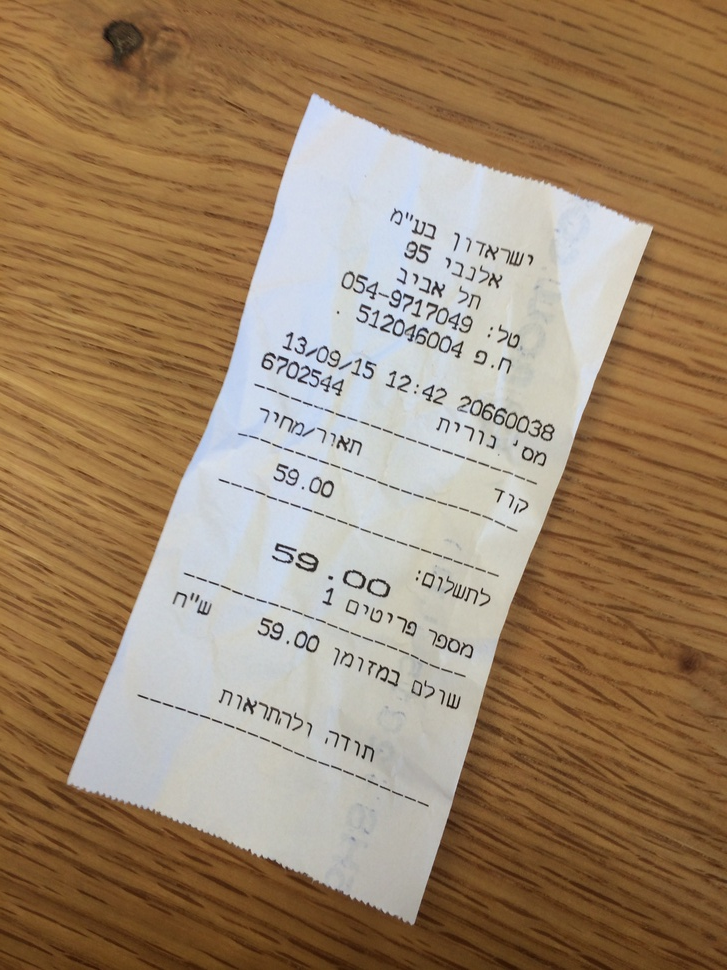
//> input picture ocr/pics/heb.jpg, 727 x 970 px, shrunk from 2448 x 3264 before the run
$ ./canny_borders ./pics/heb.jpg   (built with g++ and OpenCV 4)
//> lines starting //> are read from the running program, lines starting //| are printed output that depends on the picture; after the words box and inside, x2 and y2 are one past the last pixel; in counts of white or black regions, pixels touching at a corner belong together

// TODO - go on from here...
// http://docs.opencv.org/doc/tutorials/imgproc/imgtrans/hough_lines/hough_lines.html

// compile
// g++ $(pkg-config --cflags --libs opencv) canny_borders.cc -o canny_borders && ./canny_borders ./pics/heb.jpg

// outputs to ./img_pre/c1.jpg

// Fred Weinhaus image ready
// http://www.fmwconcepts.com/imagemagick/textcleaner/index.php
// ./textcleaner -g -e none -f 100 -o 3 pics/heb.jpg ./img_pre/heb.jpg

#include "opencv2/imgproc/imgproc.hpp"
#include "opencv2/highgui/highgui.hpp"
#include <stdlib.h>
#include <stdio.h>

using namespace cv;

/// Global variables

Mat src, src_gray;
Mat dst, detected_edges;

int edgeThresh = 1;
int lowThreshold;
int const max_lowThreshold = 100;
int ratio = 3;
int kernel_size = 3;
char* window_name = "Edge Map";

std::vector<cv::Rect> detectLetters(cv::Mat img)
{
    // cv::namedWindow("Display Image", cv::WINDOW_NORMAL );

    std::vector<cv::Rect> boundRect;
    cv::Mat element, img_morph;

    element = getStructuringElement(cv::MORPH_RECT, cv::Size(17, 3) );
    cv::morphologyEx(img, img_morph, CV_MOP_CLOSE, element); //Does the trick

    cv::cvtColor(img_morph, img_morph, CV_RGB2GRAY);

    std::vector< std::vector< cv::Point> > contours;
    cv::findContours(img_morph, contours, 0, 1);
    std::vector<std::vector<cv::Point> > contours_poly( contours.size() );

    for( int i = 0; i < contours.size(); ++i )

      if (contours[i].size()>100) /*what's this shit 100?*/
        {
            cv::approxPolyDP( cv::Mat(contours[i]), contours_poly[i], 3, true );
            cv::Rect appRect( boundingRect( cv::Mat(contours_poly[i]) ));
            if (appRect.width>appRect.height)
                boundRect.push_back(appRect);
        }
    return boundRect;
}

/**
 * @function CannyThreshold
 * @brief Trackbar callback - Canny thresholds input with a ratio 1:3
 */
void CannyThreshold(int, void*)
{
  /// Reduce noise with a kernel 3x3
  blur( src_gray, detected_edges, Size(3,3) );

  lowThreshold = 50;

  /// Canny detector
  Canny( detected_edges, detected_edges, lowThreshold, lowThreshold*ratio, kernel_size );

  /// Using Canny's output as a mask, we display our result
  dst = Scalar::all(0);

  src.copyTo( dst, detected_edges);
  // imshow( window_name, dst );
  // cv::imwrite( "./img_pre/c0.jpg", dst);

  //Detect
  std::vector<cv::Rect> letterBBoxes1=detectLetters(dst);

  for ( int i=0; i< letterBBoxes1.size(); i++ ) {

      // DEBUG - un-mark for debug
      cv::rectangle(dst,letterBBoxes1[i],cv::Scalar(0,255,0),3,8,0);
  }

  cv::imwrite( "./img_pre/c1.jpg", dst);

 }

/** @function main */
int main( int argc, char** argv )
{
  /// Load an image
  src = imread( argv[1] );
//> src is the input picture: 970 rows x 727 cols, CV_8UC3; mean B, G, R 107, 133.6, 157.7

  if( !src.data )
  { return -1; }

  /// Create a matrix of the same type and size as src (for dst)
  dst.create( src.size(), src.type() );

  /// Convert the image to grayscale
  cvtColor( src, src_gray, CV_BGR2GRAY );
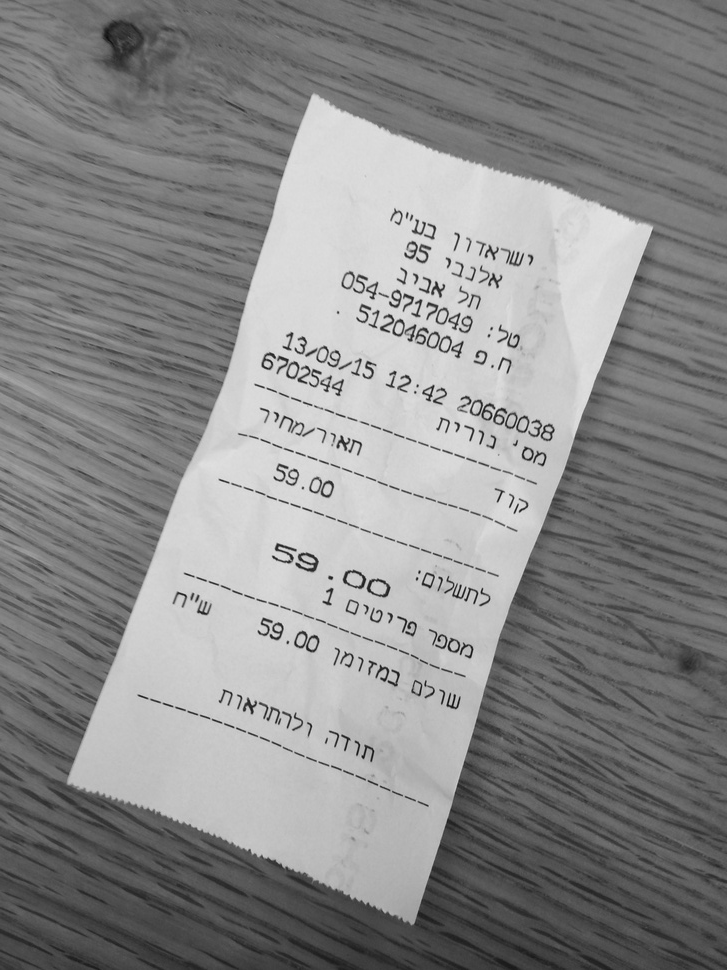
//> src_gray: 970 rows x 727 cols, CV_8UC1; min 11, max 230, mean 137.7

  /// Create a window
  // namedWindow( window_name, CV_WINDOW_AUTOSIZE );

  /// Create a Trackbar for user to enter threshold
  // createTrackbar( "Min Threshold:", window_name, &lowThreshold, max_lowThreshold, CannyThreshold );

  /// Show the image
  CannyThreshold(0, 0);
//> in CannyThreshold, `Canny( detected_edges, detected_edges, lowThreshold, lowThreshold*rati..`:
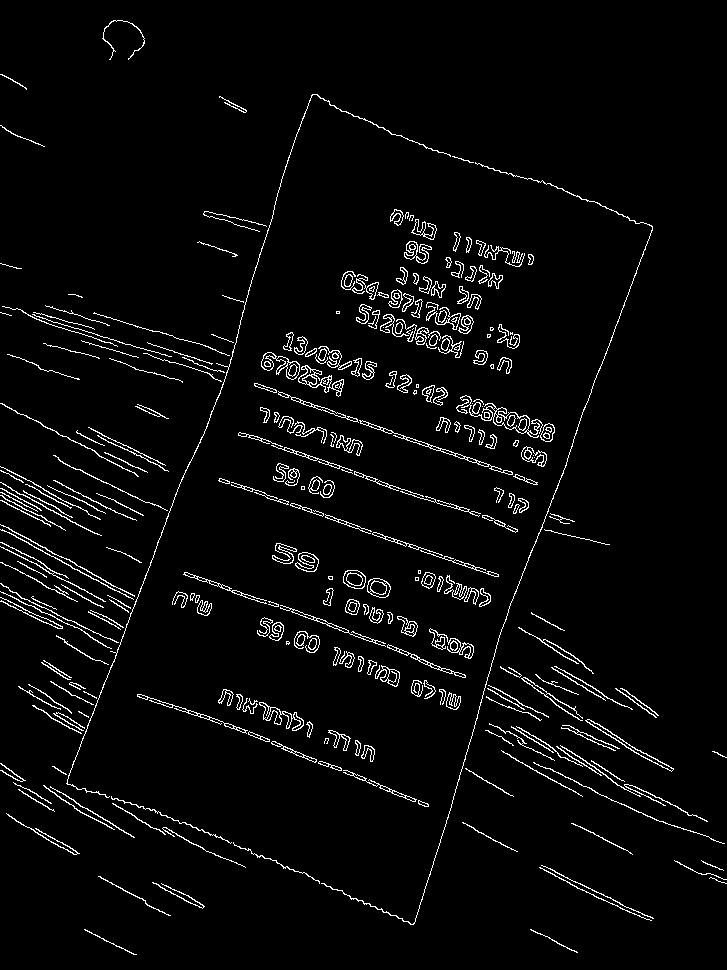
//> detected_edges: 970 rows x 727 cols, CV_8UC1; 3.7% white in thin lines or dots
//> in CannyThreshold, `src.copyTo( dst, detected_edges);`:
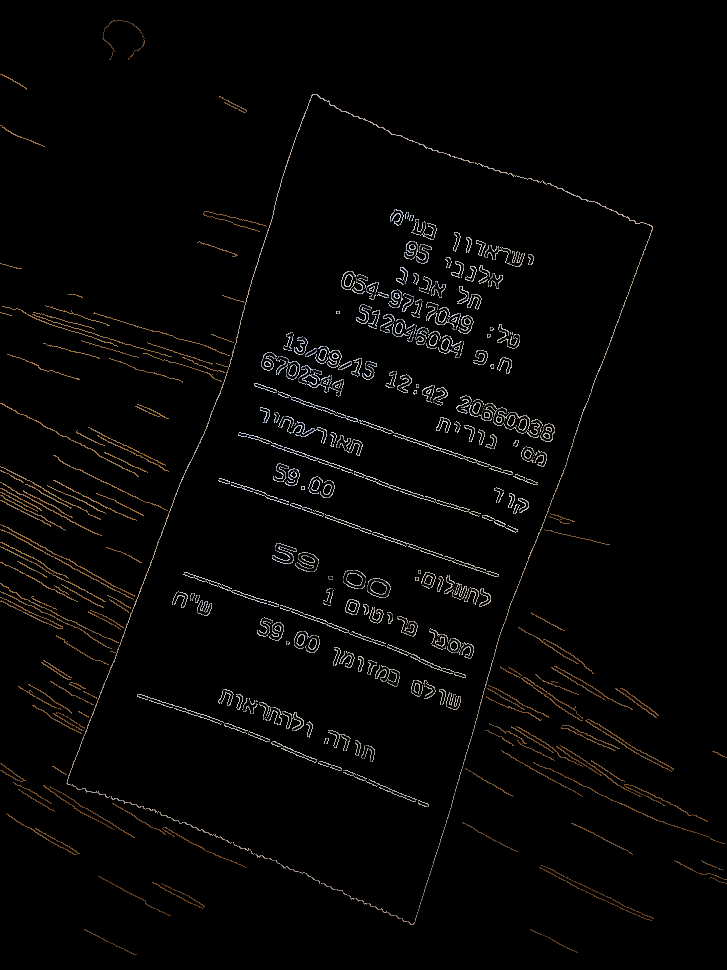
//> dst: 970 rows x 727 cols, CV_8UC3; mean B, G, R 4.4, 5, 5.7
//> in detectLetters, `cv::morphologyEx(img, img_morph, CV_MOP_CLOSE, element);`:
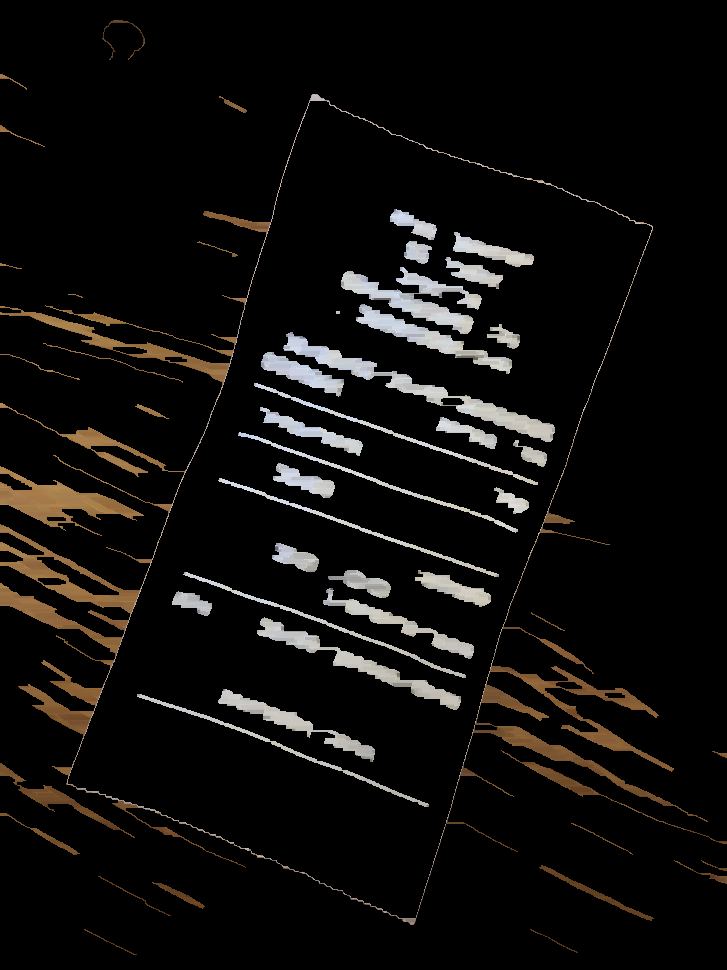
//> img_morph: 970 rows x 727 cols, CV_8UC3; mean B, G, R 12.2, 13.9, 15.4
//> in detectLetters, `cv::cvtColor(img_morph, img_morph, CV_RGB2GRAY);`:
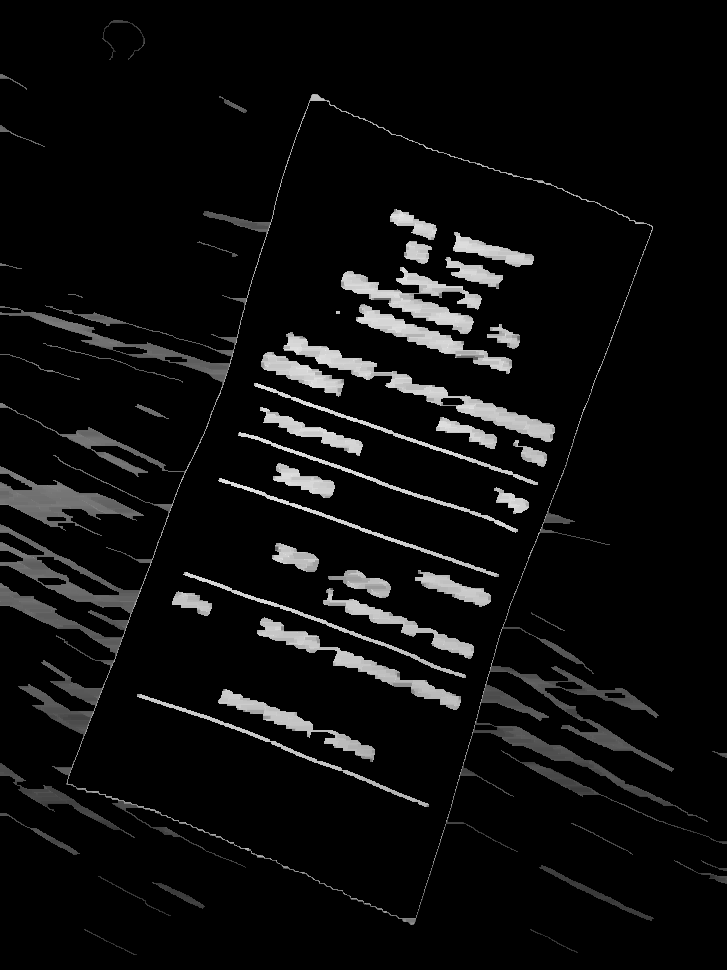
//> img_morph: 970 rows x 727 cols, CV_8UC1; min 0, max 230, mean 13.6
//> in detectLetters, `cv::findContours(img_morph, contours, 0, 1);`: contours = 25 contours, 9 with area under 20; largest, box (x1, y1, x2, y2) and area: (0, 94, 708, 925) 279340, (0, 466, 144, 536) 3216, (0, 763, 135, 838) 1024, (501, 750, 727, 844) 666, (539, 865, 654, 921) 497
//> in detectLetters, `std::vector<std::vector<cv::Point> > contours_poly( contours.size() );`: contours_poly = 25 empty contours
//> the loop in detectLetters, `for( int i = 0; i < contours.size(); ++i )` made 25 passes
//> appRect on passes 2, 3, 4, 5, 7, 8, 9, 10, 12, 14, 16, 17: Rect(84, 929, 53, 26), Rect(152, 882, 53, 25), Rect(98, 876, 73, 40), Rect(539, 867, 115, 52), Rect(674, 860, 53, 24), Rect(571, 823, 62, 32), Rect(0, 813, 80, 42), Rect(0, 763, 135, 75), Rect(501, 750, 226, 94), Rect(0, 466, 144, 70), Rect(0, 354, 80, 26), Rect(43, 343, 140, 40)
//> in CannyThreshold, `std::vector<cv::Rect> letterBBoxes1=detectLetters(dst);`: letterBBoxes1 = 13 Rects (x, y, width, height), first 8: [84, 929, 53, 26], [152, 882, 53, 25], [98, 876, 73, 40], [539, 867, 115, 52], [674, 860, 53, 24], [571, 823, 62, 32], [0, 813, 80, 42], [0, 763, 135, 75]
//> the loop in CannyThreshold, `for ( int i=0; i< letterBBoxes1.size(); i++ )` made 13 passes
//> after the loop in CannyThreshold, `for ( int i=0; i< letterBBoxes1.size(); i++ )`:
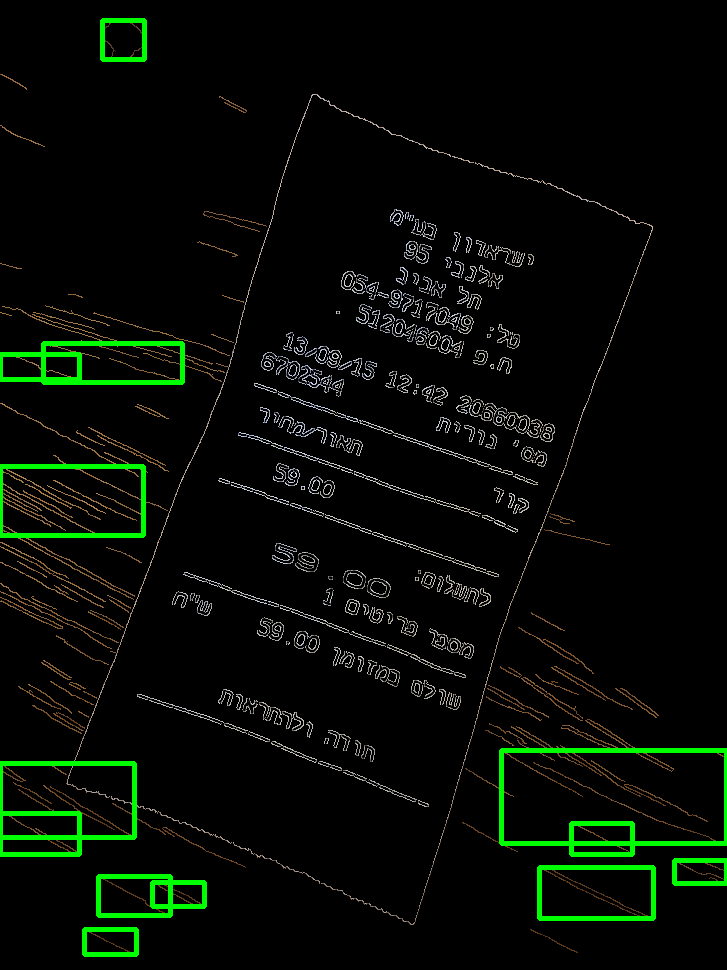
//> dst: 970 rows x 727 cols, CV_8UC3; 2.41% of pixels changed, all inside (x1, y1, x2, y2) = (0, 18, 727, 957)

  /// Wait until user exit program by pressing a key
  // waitKey(0);

  return 0;
  }
